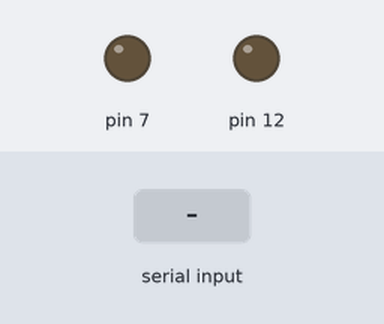
The sketch below on a simulated Arduino Uno, built with avr-gcc and run on an emulated ATmega328P. On the bench: output pins drawn as LEDs (lit = HIGH). The inputs (shaded band) are chosen by the test bench.

Above: at 1.2 s.
1.3 s: byte 12 (12) received over Serial
At 1.7 s:
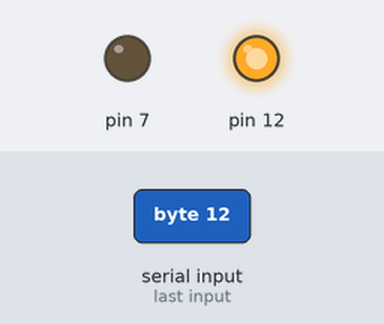
2.8 s: byte 7 (7) received over Serial
At 4.0 s:
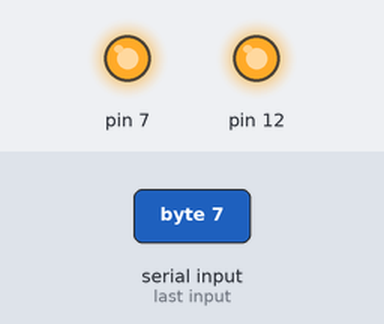
Timing chart, 0 to 5.8 s (numbered marks = the images above; inputs shaded):
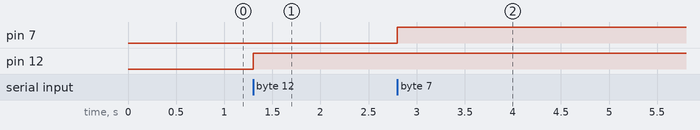

The sketch:

ReadFromVB_net.ino
```cpp
int SerialValue = 0;

void setup(){

  pinMode(12, OUTPUT);
  pinMode(7, OUTPUT);
  Serial.begin(9600);

}

void loop(){
  SerialValue = Serial.read();
  if(SerialValue == 12){
    digitalWrite(12, HIGH);
  }
   if(SerialValue == 7){
    digitalWrite(7, HIGH);


  }
  if(SerialValue == 0){
    digitalWrite(12, LOW);
    digitalWrite(7, LOW);

  }

}
```

Measured:
- after the input at 1.3 s, pin 12: LOW → HIGH at once
- after the input at 2.8 s, pin 7: LOW → HIGH at once
